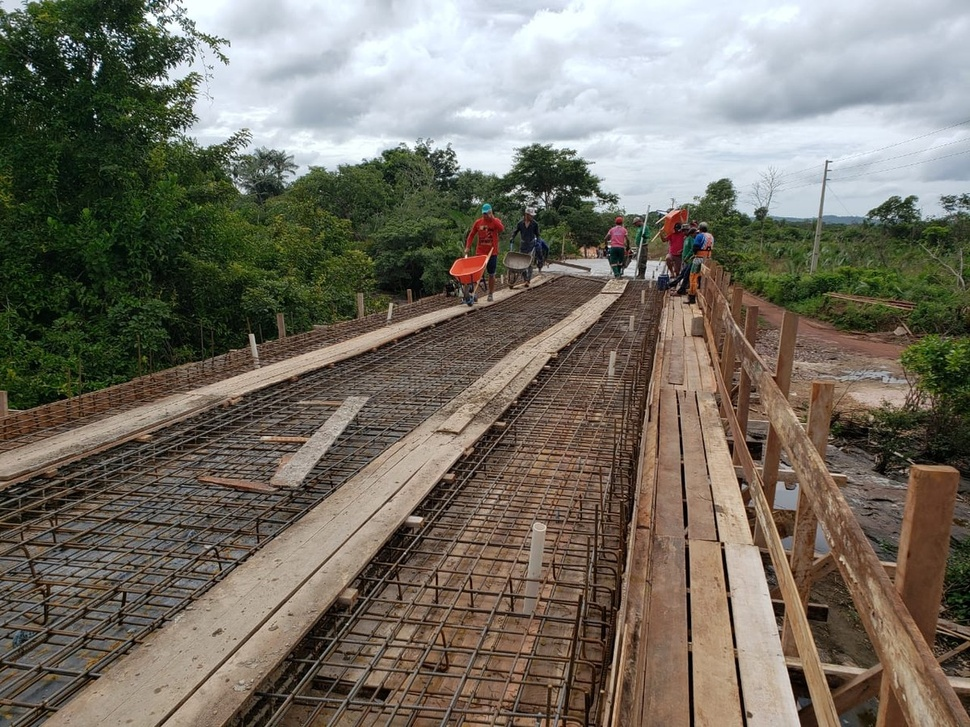
#> input picture src/entrada.jpg, 970 x 727 px, shrunk from 1200 x 900 before the run
$ python Atividade04.py
#> lines starting #> are read from the running program, lines starting #| are printed output that depends on the picture
import cv2

imagem = cv2.imread('entrada.jpg')
#> imagem is the input picture: shape (727, 970, 3); mean B, G, R 100.1, 111.5, 116.9

for y in range(imagem.shape[0]):
    for x in range(imagem.shape[1]):
        imagem[y, x] = (x%256, y%256, x%256)
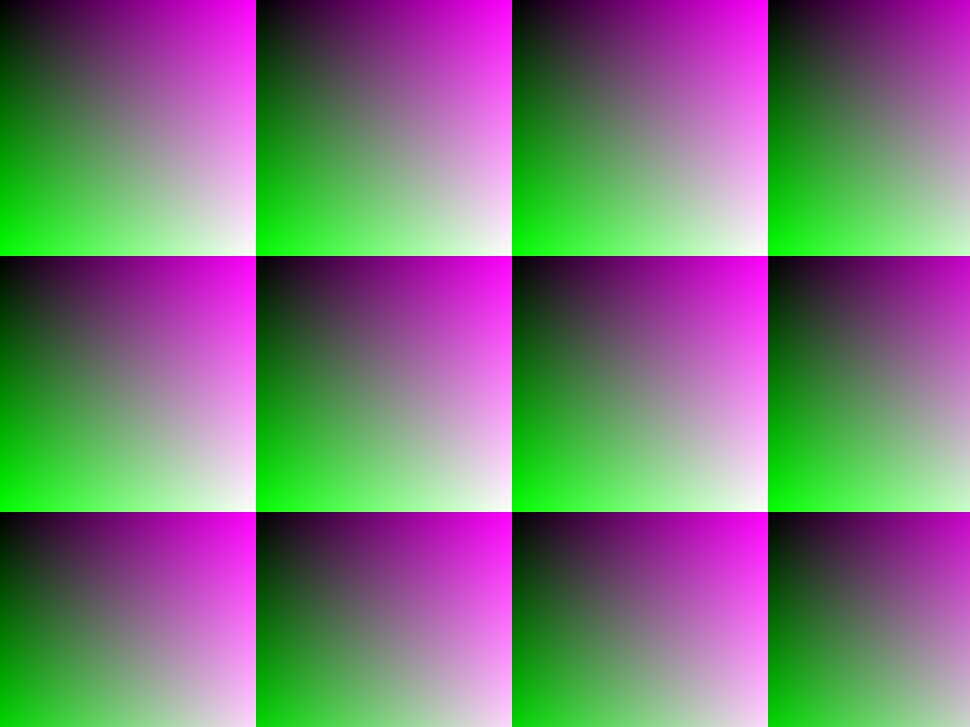
#> imagem: shape (727, 970, 3); mean B, G, R 121.9, 121.4, 121.9

cv2.imshow('Imagem alterada de acordo com as suas linhas e colunas', imagem)
cv2.waitKey(0)

$ run again, with src/Cris.jpg copied over src/entrada.jpg
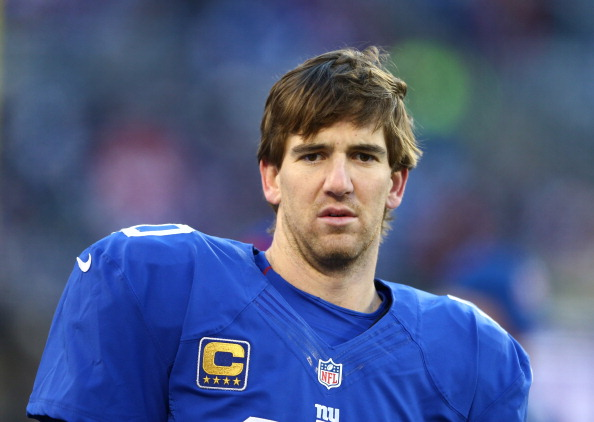
#> input picture src/Cris.jpg, 594 x 422 px
#> imagem is the input picture: shape (422, 594, 3); mean B, G, R 131.2, 89.4, 76.5
#> after the loop `for y in range(imagem.shape[0]):`:
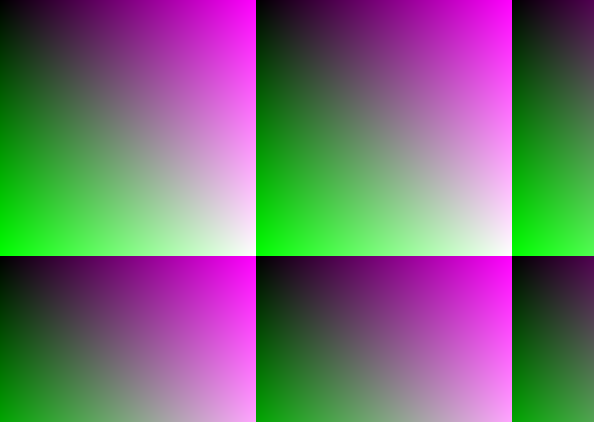
#> imagem: shape (422, 594, 3); mean B, G, R 115.5, 109.8, 115.5
